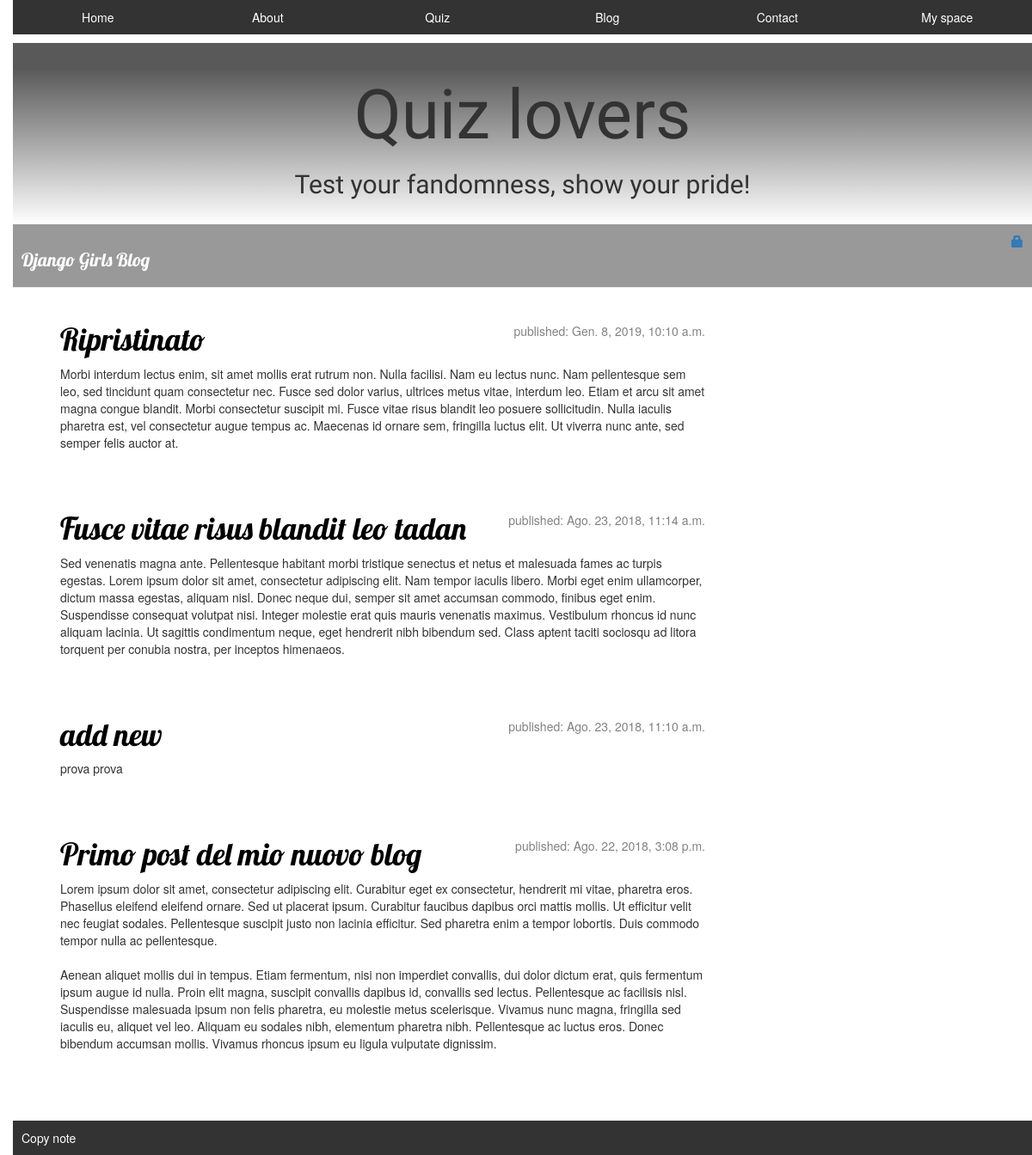
Screenshot of /blog/ with the database file from the repository.
### blog/models.py (models this page shows, shortened)
class Post(models.Model):
    author = models.ForeignKey('auth.User', on_delete=models.CASCADE)
    title = models.CharField(max_length=200)
    text = models.TextField()
    created_date = models.DateTimeField(default=timezone.now)
    published_date = models.DateTimeField(blank=True, null=True)

### blog/views.py (the view)
def post_list(request):
	posts = Post.objects.filter(published_date__lte=timezone.now()).order_by('-published_date')
	return render(request, 'blog/post_list.html', {'posts': posts})

### blog/templates/blog/post_list.html
{% extends 'blog/base.html' %}
{% block content_blog_app %}
{% for post in posts %}
<div class="post">
	<div class="date">published: {{ post.published_date }}</div>
	<h1><a href="{% url 'blog:post_detail' pk=post.pk %}">{{ post.title }}</a></h1>
	<p>{{ post.text|linebreaksbr }}</p>
</div>
{% endfor %}
{% endblock %}

### staticfiles/css/main.css (style rules this page uses)
* { margin: 0; }
body { background: #eee; font-family: 'Raleway', sans-serif; font-weight:400; font-size:14px; }
h1 { font-family: 'Londrina Solid', cursive; font-weight:900; }

### blog/static/css/blog.css (style rules this page uses)
body { padding-left: 15px; }
h1 a { color: #FCA205; font-family: 'Lobster'; }
h1, h2, h3, h4 { font-family: 'Lobster', cursive; }
.date { float: right; color: #828282; }
.post { margin-bottom: 70px; }
.post h1 a, .post h1 a:visited { color: #000000; }

### rows the page displays
Post: published_date "Gen. 8, 2019, 10:10 a.m.", title "Ripristinato", text "Morbi interdum lectus enim, sit amet mollis erat rutrum non. Nulla facilisi. Nam eu lectus nunc. Nam pellentesque sem leo, sed tincidunt quam consectetur nec. Fusce sed dolor varius, ultrices metus vitae, interdum leo. Etiam et arcu sit amet magna congue blandit. Morbi consectetur suscipit mi. Fusce vitae risus blandit leo posuere sollicitudin. Nulla iaculis pharetra est, vel consectetur augue tempus ac. Maecenas id ornare sem, fringilla luctus elit. Ut viverra nunc ante, sed semper felis auctor at."
Post: published_date "Ago. 23, 2018, 11:14 a.m.", title "Fusce vitae risus blandit leo tadan", text "Sed venenatis magna ante. Pellentesque habitant morbi tristique senectus et netus et malesuada fames ac turpis egestas. Lorem ipsum dolor sit amet, consectetur adipiscing elit. Nam tempor iaculis libero. Morbi eget enim ullamcorper, dictum massa egestas, aliquam nisl. Donec neque dui, semper sit amet accumsan commodo, finibus eget enim. Suspendisse consequat volutpat nisi. Integer molestie erat quis mauris venenatis maximus. Vestibulum rhoncus id nunc aliquam lacinia. Ut sagittis condimentum neque, eget hendrerit nibh bibendum sed. Class aptent taciti sociosqu ad litora torquent per conubia nostra, per inceptos himenaeos."
Post: published_date "Ago. 23, 2018, 11:10 a.m.", title "add new", text "prova prova"
Post: published_date "Ago. 22, 2018, 3:08 p.m.", title "Primo post del mio nuovo blog", text "Lorem ipsum dolor sit amet, consectetur adipiscing elit. Curabitur eget ex consectetur, hendrerit mi vitae, pharetra eros. Phasellus eleifend eleifend ornare. Sed ut placerat ipsum. Curabitur faucibus dapibus orci mattis mollis. Ut efficitur velit nec feugiat sodales. Pellentesque suscipit justo non lacinia efficitur. Sed pharetra enim a tempor lobortis. Duis commodo tempor nulla ac pellentesque. Aenean aliquet mollis dui in tempus. Etiam fermentum, nisi non imperdiet convallis, dui dolor dictum erat, quis fermentum ipsum augue id nulla. Proin elit magna, suscipit convallis dapibus id, convallis sed lectus. Pellentesque ac facilisis nisl. Suspendisse malesuada ipsum non felis pharetra, eu…"
